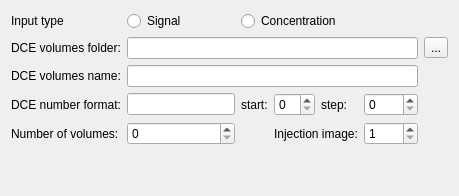
                 <widget class="QWidget" name="dceTab">
                  <attribute name="title">
                   <string>DCE data</string>
                  </attribute>
                  <layout class="QGridLayout" name="gridLayout_5">
                   <item row="4" column="3">
                    <widget class="QSpinBox" name="dceStartSpinBox"/>
                   </item>
                   <item row="3" column="0">
                    <widget class="QLabel" name="label_22">
                     <property name="text">
                      <string>DCE volumes name:</string>
                     </property>
                    </widget>
                   </item>
                   <item row="4" column="0">
                    <widget class="QLabel" name="label_23">
                     <property name="text">
                      <string>DCE number format:</string>
                     </property>
                    </widget>
                   </item>
                   <item row="6" column="3">
                    <spacer name="verticalSpacer">
                     <property name="orientation">
                      <enum>Qt::Vertical</enum>
                     </property>
                     <property name="sizeHint" stdset="0">
                      <size>
                       <width>20</width>
                       <height>40</height>
                      </size>
                     </property>
                    </spacer>
                   </item>
                   <item row="2" column="0">
                    <widget class="QLabel" name="imageBaseName">
                     <property name="text">
                      <string>DCE volumes folder:</string>
                     </property>
                     <property name="alignment">
                      <set>Qt::AlignLeading|Qt::AlignLeft|Qt::AlignVCenter</set>
                     </property>
                    </widget>
                   </item>
                   <item row="5" column="0">
                    <widget class="QLabel" name="label_24">
                     <property name="text">
                      <string>Number of volumes:</string>
                     </property>
                    </widget>
                   </item>
                   <item row="3" column="1" colspan="5">
                    <widget class="QLineEdit" name="dceNameLineEdit"/>
                   </item>
                   <item row="5" column="1">
                    <widget class="QSpinBox" name="nDynSpinBox"/>
                   </item>
                   <item row="0" column="0">
                    <widget class="QLabel" name="label_17">
                     <property name="text">
                      <string>Input type</string>
                     </property>
                    </widget>
                   </item>
                   <item row="2" column="6">
                    <widget class="QToolButton" name="dceInputSelect">
                     <property name="text">
                      <string>...</string>
                     </property>
                    </widget>
                   </item>
                   <item row="0" column="1">
                    <widget class="QRadioButton" name="inputTypeRadioButtonS">
                     <property name="text">
                      <string>Signal</string>
                     </property>
                    </widget>
                   </item>
                   <item row="2" column="1" colspan="5">
                    <widget class="QLineEdit" name="dceInputLineEdit"/>
                   </item>
                   <item row="5" column="5">
                    <widget class="QSpinBox" name="injectionImageSpinBox">
                     <property name="minimum">
                      <number>1</number>
                     </property>
                     <property name="maximum">
                      <number>1000</number>
                     </property>
                    </widget>
                   </item>
                   <item row="4" column="5">
                    <widget class="QSpinBox" name="dceStepSpinBox"/>
                   </item>
                   <item row="4" column="1">
                    <widget class="QLineEdit" name="dceFormatLineEdit"/>
                   </item>
                   <item row="4" column="2" alignment="Qt::AlignRight">
                    <widget class="QLabel" name="label_43">
                     <property name="text">
                      <string>start:</string>
                     </property>
                    </widget>
                   </item>
                   <item row="4" column="4">
                    <widget class="QLabel" name="label_44">
                     <property name="text">
                      <string>step:</string>
                     </property>
                    </widget>
                   </item>
                   <item row="5" column="3" colspan="2">
                    <widget class="QLabel" name="label_5">
                     <property name="text">
                      <string>Injection image:</string>
                     </property>
                    </widget>
                   </item>
                   <item row="0" column="2" colspan="4">
                    <widget class="QRadioButton" name="inputTypeRadioButtonC">
                     <property name="text">
                      <string>Concentration</string>
                     </property>
                    </widget>
                   </item>
                  </layout>
                 </widget>
